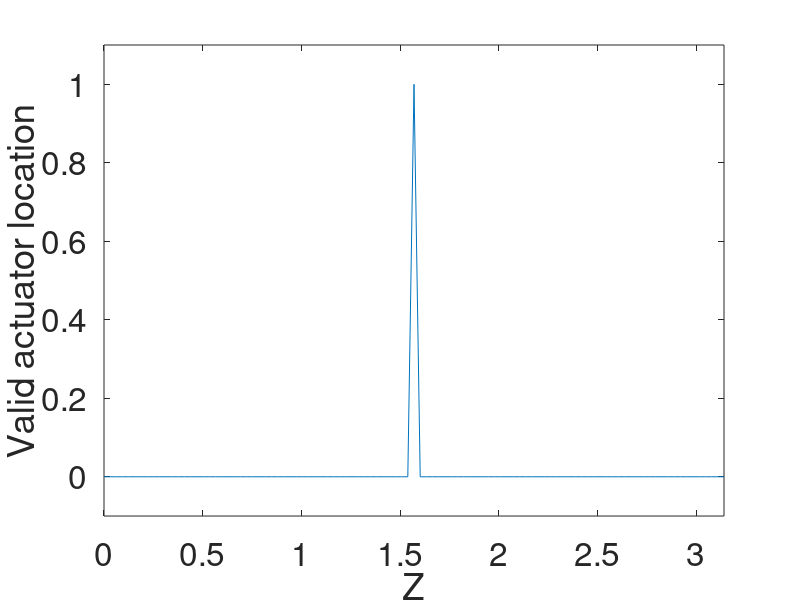

The MATLAB source for this figure:
clear;clc;

% construct z axis
BC_ini = 0;                     % boundary condition 1
BC_fin = pi;                    % boundary condition 2
Zstep = pi/100;                 % step of z
z = BC_ini: Zstep: BC_fin;
NumZ = numel(z);                % number of z intervals

ValidLoc = zeros(1,NumZ);

for z1 = 1: NumZ
   za = (z1-1)*Zstep;
   B = sin(za);
   C = inv(B);
   if C <=1 && C >=0
       
       ValidLoc(1,z1) = 1;
   end
end
plot(z,ValidLoc.'.')
axis([0 pi -0.1 1.1])
xlabel('Z','FontSize',30);
ylabel('Valid actuator location','FontSize',30)
set(gca,'FontSize',24);

% ValidLoc = zeros(NumZ,NumZ);

% for z1 = 1:NumZ
%    za1 = (z1-1)*Zstep;
%     for z2 = 1:NumZ
%         za2 = (z2-1)*Zstep;
%         
%         B = [2*sqrt(2/pi)*sin(za1) 2*sqrt(2/pi)*sin(za2);
%              2*sqrt(2/pi)*sin(2*za1) 2*sqrt(2/pi)*sin(2*za2)];
%         C = inv(B);
%         zs1 = asin(C(1,1)/sqrt(2/pi));
%         zs2 = asin(C(2,1)/sqrt(2/pi));
%         
%         if abs(sqrt(2/pi)*sin(2*zs1) - C(1,2)) < 1e-2
%            if abs(sqrt(2/pi)*sin(2*zs2) - C(2,2)) < 1e-2
%                ValidLoc(z1,z2) = 1;
%            end
%         end
%     end
% end
% 
% for z1 = 1:NumZ
%    za1 = (z1-1)*Zstep;
%     for z2 = 1:NumZ
%         za2 = (z2-1)*Zstep;
%         
%         B = [sin(za1) sin(za2);
%              sin(2*za1) sin(2*za2)];
%         C = inv(B);
%         zs1 = asin(C(1,1));
%         zs2 = asin(C(2,1));
%         
%         if abs(sin(2*zs1) - C(1,2)) < 1e-2
%            if abs(sin(2*zs2) - C(2,2)) < 1e-2
%                ValidLoc(z1,z2) = 1;
%            end
%         end
%     end
% end
% 
% figure()
% mesh(z,z,ValidLoc);
% axis([0 pi 0 pi -0.1 0.5])
% xlabel('Z1','FontSize',30);
% ylabel('Z2','FontSize',30)
% zlabel('Valid actuator locations','FontSize',30);
% set(gca,'FontSize',24);